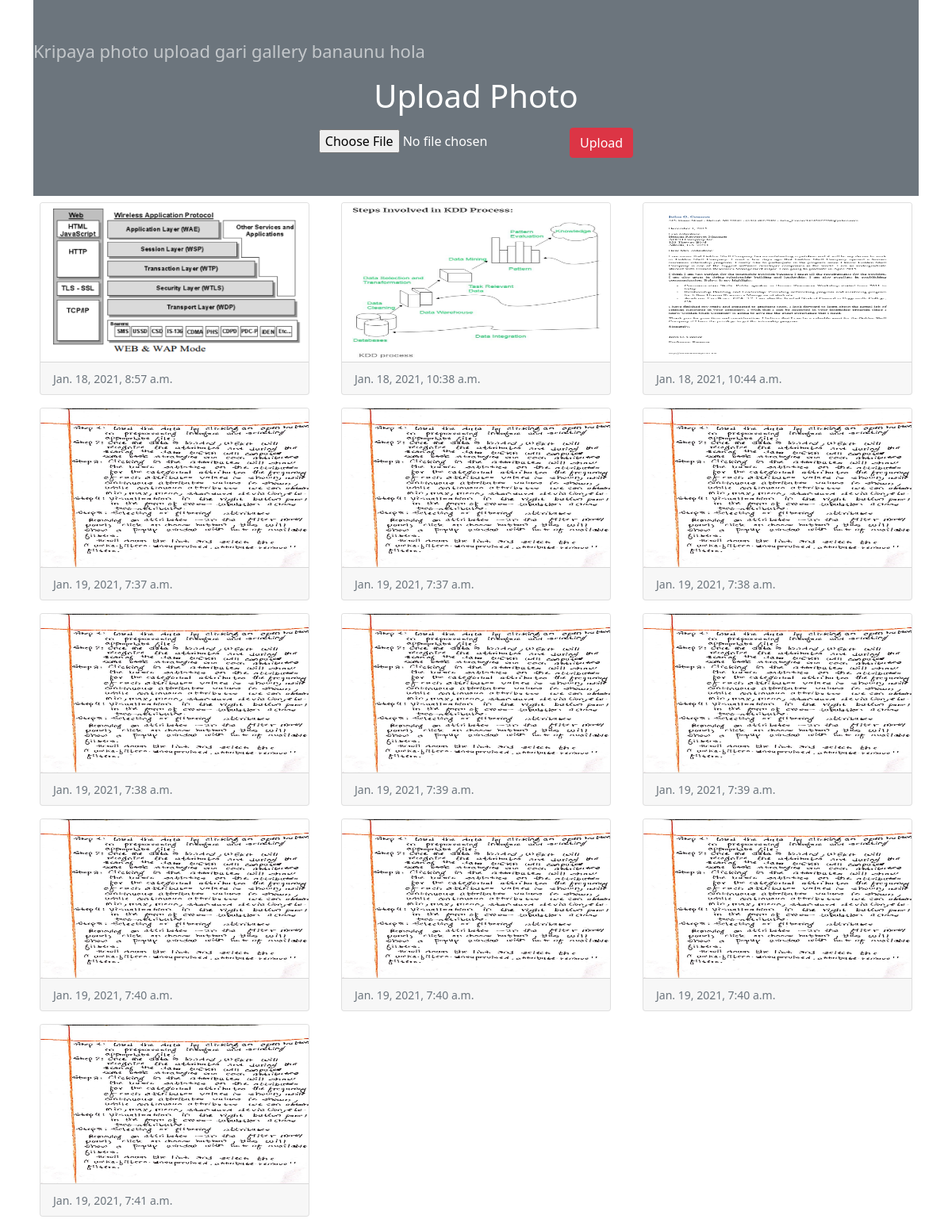
The page / on the database its author committed.
### image/models.py (models this page shows)
class Image(models.Model):
    photo = models.ImageField(upload_to="myimage")
    date = models.DateTimeField(auto_now_add=True)

### image/views.py (the view)
# urls.py: 2. Add a URL to urlpatterns:  path('', views.home, name='home')
def home(request):
    if request.method == "POST":
        form = ImageForm(request.POST, request.FILES)
        if form.is_valid():
            form.save()
    form = ImageForm()
    img = Image.objects.all()
    return render(request, 'image/home.html', {'img': img, 'form': form})

### image/forms.py
class ImageForm(forms.ModelForm):
    class Meta:
        model = Image
        fields = '__all__'
        labels = {'photo': ''}

### image/templates/image/home.html (shortened to what this page needs)
<!doctype html>
<html lang="en">
<head>
    <link href="https://cdn.jsdelivr.net/npm/bootstrap@5.0.0-beta1/dist/css/bootstrap.min.css" rel="stylesheet"
>
</head>
<body>
<div class="container">
    <div class="py-5  text-center bg-secondary text-white">
        <div style="text-align:left; font-size:22px; opacity: 0.6;">
            <p>Kripaya photo upload gari gallery banaunu hola</p>
        </div>
        <h1 class="mb-3">Upload Photo</h1>
        <form action=" " method="post" enctype="multipart/form-data">
            {{form}}
            <input type="submit" class="btn btn-danger" value="Upload">
        </form>
    </div>
    <div class="row">
        {% for x in img %}
        <div class="col-sm-4">
            <div class="card m-2">
                <img src="{{x.photo.url}}" alt="" class="card-img-top" height="200px">
                <div class="card-footer">
                    <small  class="text-muted">{{x.date}}</small>
                </div>
            </div>
        </div>
        {% endfor %}
    </div>
</div>
</body>
</html>

### rows shown on the page
Image: photo (picture), date "Jan. 18, 2021, 8:57 a.m."
Image: photo (picture), date "Jan. 18, 2021, 10:38 a.m."
Image: photo (picture), date "Jan. 18, 2021, 10:44 a.m."
Image: photo (picture), date "Jan. 19, 2021, 7:37 a.m."
Image: photo (picture), date "Jan. 19, 2021, 7:37 a.m."
Image: photo (picture), date "Jan. 19, 2021, 7:38 a.m."
Image: photo (picture), date "Jan. 19, 2021, 7:38 a.m."
Image: photo (picture), date "Jan. 19, 2021, 7:39 a.m."
Image: photo (picture), date "Jan. 19, 2021, 7:39 a.m."
Image: photo (picture), date "Jan. 19, 2021, 7:40 a.m."
Image: photo (picture), date "Jan. 19, 2021, 7:40 a.m."
Image: photo (picture), date "Jan. 19, 2021, 7:40 a.m."
Image: photo (picture), date "Jan. 19, 2021, 7:41 a.m."
